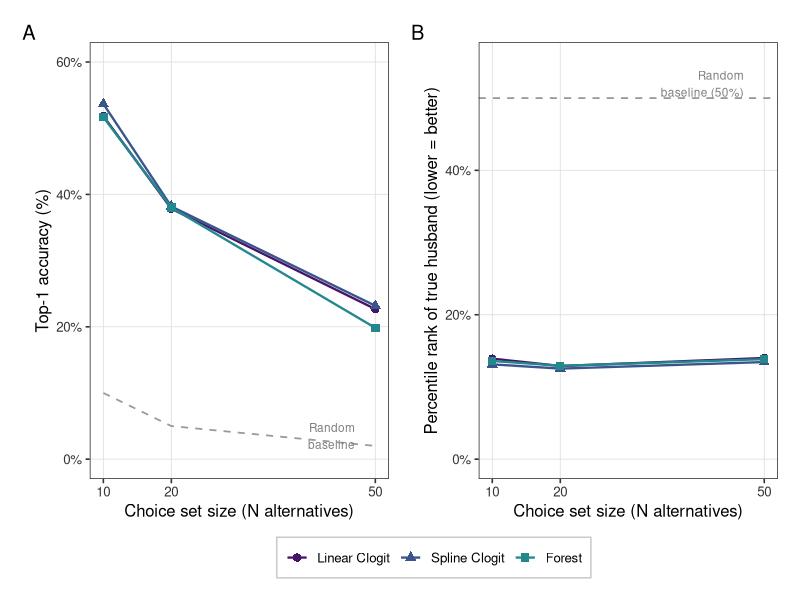

This chart was generated by the following R code:
# gen_fig_nalts_sensitivity.R
# Generates figures/A1_nalts_sensitivity.png — N_ALTS robustness check.
# Run from the project root:  Rscript experiments/gen_fig_nalts_sensitivity.R

user_lib <- file.path(Sys.getenv("HOME"), "R", "packages")
if (dir.exists(user_lib)) .libPaths(c(user_lib, .libPaths()))

library(tidyverse)
library(viridis)

OUT_FILE <- "text_thesis/figures/A1_nalts_sensitivity.png"

pal_cb <- viridis::viridis(8, begin = 0.05, end = 0.78)

theme_pub <- function(base_size = 12) {
  theme_bw(base_size = base_size) +
    theme(
      panel.grid.minor  = element_blank(),
      panel.grid.major  = element_line(linewidth = 0.3, colour = "grey88"),
      strip.background  = element_rect(fill = "grey92", colour = NA),
      strip.text        = element_text(face = "bold", size = rel(0.9)),
      axis.text         = element_text(colour = "grey20"),
      legend.key        = element_blank(),
      legend.background = element_rect(fill = "white", colour = "grey80"),
      plot.margin       = margin(8, 8, 8, 8)
    )
}
theme_set(theme_pub())

model_labels <- c(
  "M1_v1"      = "Linear Clogit",
  "M1_spline"  = "Spline Clogit",
  "Forest_core" = "Forest"
)

d <- read_csv("results/08_nalts_scaling.csv", show_col_types = FALSE) |>
  mutate(
    model       = factor(model, levels = names(model_labels), labels = model_labels),
    top1_pct    = top1_nalt * 100,
    random_top1 = 100 / N_alts
  )

# Panel A: Top-1 accuracy — decreases mechanically as task gets harder
p_top1 <- d |>
  ggplot(aes(x = N_alts, y = top1_pct, colour = model, shape = model)) +
  # random baseline (varies with N_alts)
  geom_line(aes(x = N_alts, y = random_top1),
            data = d |> distinct(N_alts, random_top1),
            colour = "grey60", linetype = "dashed", linewidth = 0.6,
            inherit.aes = FALSE) +
  annotate("text", x = 47, y = 3.5, label = "Random\nbaseline",
           colour = "grey50", size = 3, hjust = 1) +
  geom_line(linewidth = 0.8) +
  geom_point(size = 2.5) +
  scale_colour_manual(values = pal_cb[c(1, 3, 5)], name = NULL) +
  scale_shape_manual(values  = c(16, 17, 15),       name = NULL) +
  scale_x_continuous(breaks = c(10, 20, 50)) +
  scale_y_continuous(labels = function(x) paste0(x, "%"), limits = c(0, 60)) +
  labs(
    x = "Choice set size (N alternatives)",
    y = "Top-1 accuracy (%)"
  ) +
  theme(legend.position = "bottom")

# Panel B: Metro percentile rank — stable across N_ALTS (key robustness finding)
p_metro <- d |>
  ggplot(aes(x = N_alts, y = metro_pctile, colour = model, shape = model)) +
  geom_hline(yintercept = 50, linetype = "dashed", colour = "grey60",
             linewidth = 0.6) +
  annotate("text", x = 47, y = 52, label = "Random\nbaseline (50%)",
           colour = "grey50", size = 3, hjust = 1) +
  geom_line(linewidth = 0.8) +
  geom_point(size = 2.5) +
  scale_colour_manual(values = pal_cb[c(1, 3, 5)], name = NULL) +
  scale_shape_manual(values  = c(16, 17, 15),       name = NULL) +
  scale_x_continuous(breaks = c(10, 20, 50)) +
  scale_y_continuous(limits = c(0, 55),
                     labels = function(x) paste0(x, "%")) +
  labs(
    x = "Choice set size (N alternatives)",
    y = "Percentile rank of true husband (lower = better)"
  ) +
  theme(legend.position = "bottom")

library(patchwork)
p <- (p_top1 | p_metro) +
  plot_layout(guides = "collect") +
  plot_annotation(tag_levels = "A") &
  theme(legend.position = "bottom")

ggsave(OUT_FILE, plot = p, width = 9, height = 4, dpi = 300)
cat("Saved:", OUT_FILE, "\n")
